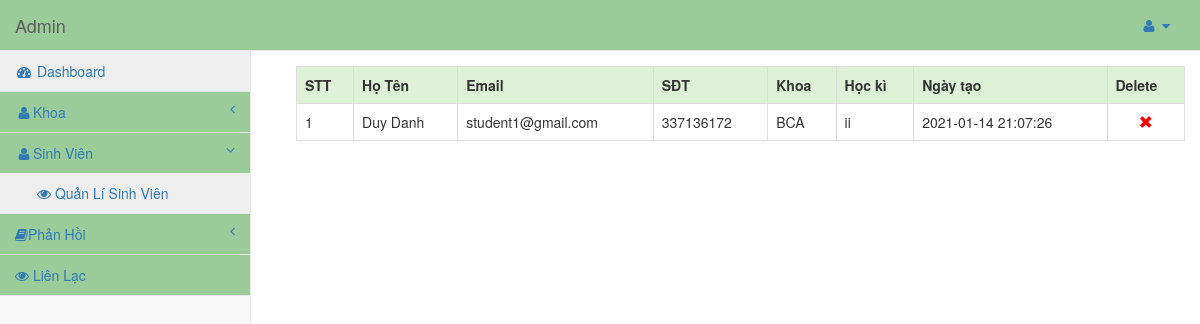
The app's page /admin/dashboard.php?info=display_student (signed in) with its own data.
### tables this page shows
CREATE TABLE `user` (
  `id` int(11) NOT NULL,
  `name` char(40) NOT NULL,
  `email` varchar(40) NOT NULL,
  `pass` varchar(40) NOT NULL,
  `mobile` bigint(11) NOT NULL,
  `programme` varchar(20) NOT NULL,
  `semester` varchar(10) NOT NULL,
  `gender` varchar(40) NOT NULL,
  `hobbies` varchar(40) NOT NULL,
  `image` varchar(50) NOT NULL,
  `dob` date NOT NULL,
  `regid` varchar(20) NOT NULL
);

### admin/display_student.php (the view, shortened to what this page needs)
<?php
	echo "<table class='table table-responsive table-bordered table-striped table-hover' style=margin:15px;>";
	echo "<tr class='success'>";
	echo "<th>STT</th>";
	echo "<th>Họ Tên</th>";
	echo "<th>Email</th>";
	echo "<th>SĐT</th>";
	echo "<th>Khoa</th>";
	echo "<th>Học kì</th>";
	echo "<th>Ngày tạo</th>";
	echo "<th>Delete</th>";
	echo "</tr>";
	$i=1;
	$que=mysqli_query($conn,"select * from user");
	while($row=mysqli_fetch_array($que))
	{
		echo "<tr>";
		echo "<td>".$i."</td>";
		echo "<td>".$row['name']."</td>";
		echo "<td>".$row['email']."</td>";
		echo "<td>".$row['mobile']."</td>";
		echo "<td>".$row['programme']."</td>";
		echo "<td>".$row['semester']."</td>";
		echo "<td>".$row['regid']."</td>";
		echo "<td class='text-center'><a href='#' onclick='deletes($row[id])'><span class='glyphicon glyphicon-remove' style=color:red;></span></a></td>";
		echo "</tr>";
		$i++;
	}
?>

### css/sb-admin-2.css (style rules this page uses)
body { background-color: #f8f8f8; }

### records on screen
user: name "Duy Danh", email "student1@gmail.com", mobile "337136172", programme "BCA", semester "ii", regid "2021-01-14 21:07:26"
